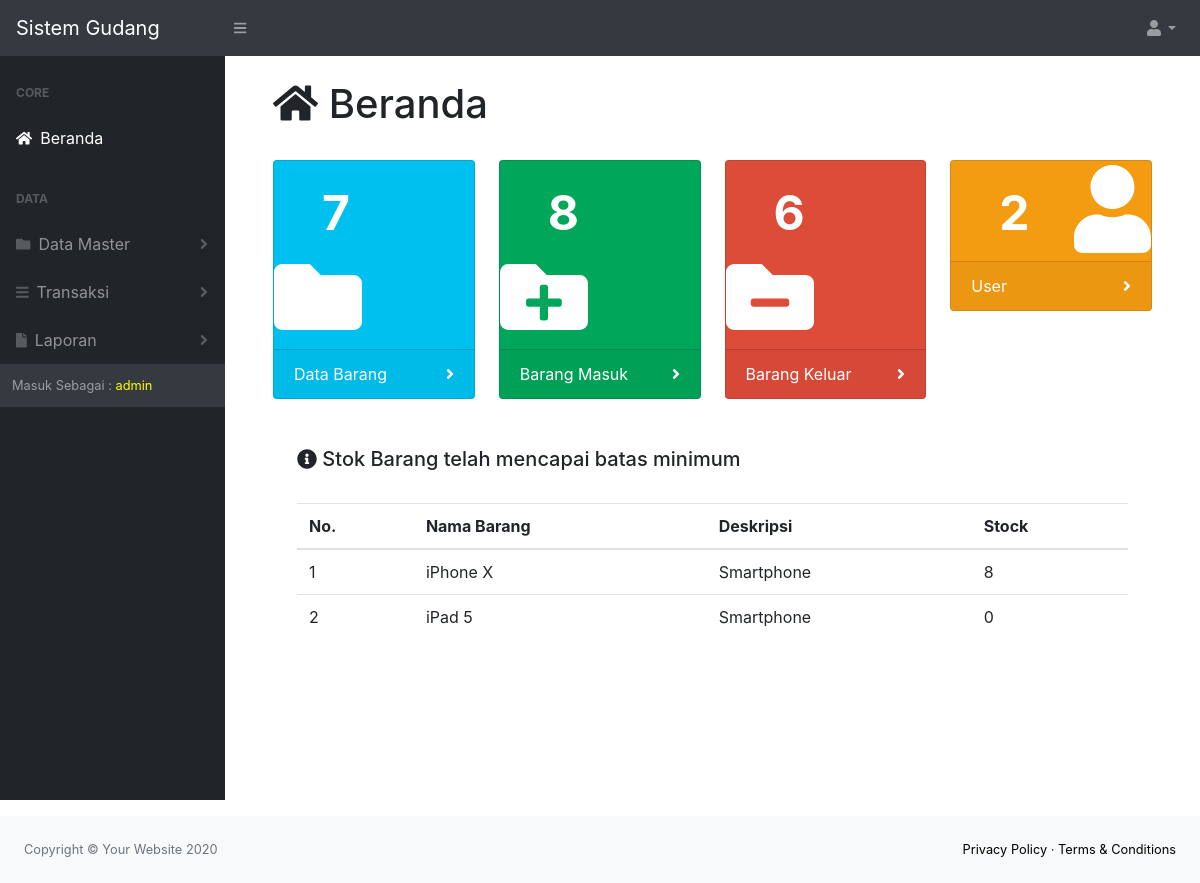
The page /beranda.php (signed in) on the database its author committed.
### tables this page shows
CREATE TABLE `stock` (
  `idbarang` int(11) NOT NULL,
  `namabarang` varchar(25) NOT NULL,
  `deskripsi` varchar(25) NOT NULL,
  `stock` int(11) NOT NULL
);

### function.php (called while the page is built, shortened)
<?php
$conn = mysqli_connect("localhost","root","","stockbarang");
    $ambiljumlahstock = mysqli_query($conn,"select * from stock");
    $jumlahstock = mysqli_num_rows($ambiljumlahstock);
    $ambiljumlahmasuk = mysqli_query($conn,"select * from masuk");
    $jumlahmasuk = mysqli_num_rows($ambiljumlahmasuk);
    $ambiljumlahkeluar = mysqli_query($conn,"select * from keluar");
    $jumlahkeluar = mysqli_num_rows($ambiljumlahkeluar);
    $ambiljumlahuser = mysqli_query($conn,"select * from login");
    $jumlahuser = mysqli_num_rows($ambiljumlahuser);
?>

### beranda.php (the view, shortened to what this page needs)
<?php
require 'function.php';
?>
<!DOCTYPE html>
<html lang="en">
    <head>
        <link rel="stylesheet" href="path/to/font-awesome/css/font-awesome.min.css">
        <link href="css/styles.css" rel="stylesheet" />
        <link href="https://cdn.datatables.net/1.10.20/css/dataTables.bootstrap4.min.css" rel="stylesheet" />
    </head>
    <body class="sb-nav-fixed">
        <nav class="sb-topnav navbar navbar-expand navbar-dark bg-dark">
            <a class="navbar-brand" href="index.html">Sistem Gudang </a>
            <button class="btn btn-link btn-sm order-1 order-lg-0" id="sidebarToggle" href="#"><i class="fas fa-bars"></i></button>
            <ul class="navbar-nav ml-auto ml-md-10">
                <li class="nav-item dropdown">
                    <a class="nav-link dropdown-toggle" id="userDropdown" href="#" role="button" data-toggle="dropdown" aria-haspopup="true" aria-expanded="false"><i class="fas fa-user fa-fw"></i></a>
                </li>
            </ul>
        </nav>
        <div id="layoutSidenav" class="">
            <div id="layoutSidenav_nav">
                <nav class="sb-sidenav accordion sb-sidenav-dark" id="sidenavAccordion">
                    <div class="sb-sidenav-menu">
                        <div class="nav">
                            <div class="sb-sidenav-menu-heading">Core</div>
                            <a class="nav-link" href="beranda.php">
                                <div class="sb-nav-link-icon"><i class="fas fa-home"></i></div>
                                Beranda
                            </a>
                            <div class="sb-sidenav-menu-heading">Data</div>
                            <a class="nav-link collapsed" href="#" data-toggle="collapse" data-target="#collapsemaster" aria-expanded="false" aria-controls="collapsemaster">
                                <div class="sb-nav-link-icon"><i class="fas fa-folder"></i></div>
                                Data Master
                                <div class="sb-sidenav-collapse-arrow"><i class="fas fa-angle-down"></i></div>
                            </a>
                            <a class="nav-link collapsed" href="#" data-toggle="collapse" data-target="#collapseLayouts" aria-expanded="false" aria-controls="collapseLayouts">
                                <div class="sb-nav-link-icon"><i class="fas fa-bars"></i></div>
                                Transaksi
                                <div class="sb-sidenav-collapse-arrow"><i class="fas fa-angle-down"></i></div>
                            </a>
                            <a class="nav-link collapsed" href="#" data-toggle="collapse" data-target="#collapselaporan" aria-expanded="false" aria-controls="collapselaporan">
                                <div class="sb-nav-link-icon"><i class="fas fa-file"></i></div>
                                Laporan
                                <div class="sb-sidenav-collapse-arrow"><i class="fas fa-angle-down"></i></div>
                            </a>
                    <div class="sb-sidenav-footer">
                        <?php
                        $ambildatalogin = mysqli_query($conn, "select * from login");
                        $data = mysqli_fetch_array($ambildatalogin);
                        $level = $data['level'];?>
                        <div class="small">Masuk Sebagai :
                        <font color="yellow"><?=$level;?></font>
                        </div>
                    </div>
                </nav>
            </div>
            <div id="layoutSidenav_content">
                <main>
                    <div class="container-fluid mt-4">
                            <div class="container text-left">
                            <h1 ><i class="fas fa-home"></i> Beranda</h1>
                            </div>
                       <br>
                       <div class="container">
                       <div class="row">
                            <div class="col-xl-3 col-md-4">
                                <div class="card text-white mb-4" style="background-color:#00c0ef;color:#fff">
                                    <div class="row">
                                        <div class="col-4 mt-3 ml-5">
                                        <font size="7"><strong><?=$jumlahstock?></strong></font>
                                        </div>
                                        <div class="col mt-1">
                                             <h1 class="display-2"><i class="fa fa-folder"></i></h1>
                                        </div>
                                    </div>
                                    <div class="card-footer d-flex align-items-center justify-content-between">
                                        <a class="medium text-white stretched-link" href="index.php">Data Barang</a>
                                        <div class="medium text-white"><i class="fas fa-angle-right"></i></div>
                                    </div>
                                </div>
                            </div>
                            <div class="col-xl-3 col-md-4">
                                <div class="card text-white mb-4" style="background-color:#00a65a;color:#fff">
                                    <div class="row">
                                        <div class="col-4 mt-3 ml-5">
                                        <font size="7"><strong><?=$jumlahmasuk;?></strong></font>
                                        </div>
                                        <div class="col mt-1">
                                             <h1 class="display-2"><i class="fas fa-folder-plus"></i></h1>
                                        </div>
                                    </div>
                                    <div class="card-footer d-flex align-items-center justify-content-between">
                                        <a class="medium text-white stretched-link" href="masuk.php">Barang Masuk</a>
                                        <div class="medium text-white"><i class="fas fa-angle-right"></i></div>
                                    </div>
                                </div>
                            </div>
                            <div class="col-xl-3  col-md-4">
                                <div class="card text-white mb-4" style="background-color:#dd4b39;color:#fff">
                                    <div class="row">
                                        <div class="col-4 mt-3 ml-5">
                                        <font size="7"><strong><?=$jumlahkeluar;?></strong></font>
                                        </div>
                                        <div class="col mt-1">
                                             <h1 class="display-2"><i class="fas fa-folder-minus"></i></i></h1>
                                        </div>
                                    </div>
                                    <div class="card-footer d-flex align-items-center justify-content-between">
                                        <a class="medium text-white stretched-link" href="keluar.php">Barang Keluar</a>
                                        <div class="medium text-white"><i class="fas fa-angle-right"></i></div>
                                    </div>
                                </div>
                            </div>
                            <div class="col-xl-3  col-md-4">
                                <div class="card text-white mb-4" style="background-color:#f39c12;color:#fff">
                                    <div class="row">
                                        <div class="col-4 mt-3 ml-5">
                                        <font size="7"><strong><?=$jumlahuser;?></strong></font>
                                        </div>
                                        <div class="col mt-1">
                                             <h1 class="display-2"><i class="fas fa-user"></i></h1>
                                        </div>
                                    </div>
                                    <div class="card-footer d-flex align-items-center justify-content-between">
                                        <a class="medium text-white stretched-link" href="#">User</a>
                                        <div class="medium text-white"><i class="fas fa-angle-right"></i></div>
                                    </div>
                                </div>
                            </div>
                       </div>
                        <br>
                        <div class="container">
                        <div class="row"  >
                            <div class="col-lg-12 col-xs-12">
                                <div class="box box-primary">
                                <div class="box-header with-border">
                                    <h5 class="box-title"><i class="fa fa-info-circle icon-title"></i> Stok Barang telah mencapai batas minimum</h5>
                                </div>
                                <br>
                                <div class="box-body table-hover">
                                    <div class="table-responsive">
                                    <table class="table no-margin">
                                        <thead>
                                        <tr>
                                            <th class="center">No.</th>
                                            <th class="center">Nama Barang</th>
                                            <th>Deskripsi</th>
                                            <th>Stock</th>
                                        </tr>
                                        </thead>
                                        <tbody>
                                        <?php
                                            $ambildatastock = mysqli_query($conn,"select * from stock where stock < 10");
                                            $i=1;
                                            while ($fetch=mysqli_fetch_array($ambildatastock)){
                                            $baranghndkhabis = $fetch['namabarang'];
                                            $deskripsihndkhabis = $fetch['deskripsi'];
                                            $stockhndkhabis = $fetch['stock']
                                        ?>
                                            <tr>
                                                <td><?=$i++;?></td>
                                                <td><?=$baranghndkhabis;?></td>
                                                <td><?=$deskripsihndkhabis;?></td>
                                                <td><?=$stockhndkhabis;?></td>
                                            </tr>
                                        <?php
                                        };
                                        ?>
                                                        </tbody>
                                    </table>
                                    </div>
                                </div>
                                </div>
                            </div>
                            </div>
                        </div>
                        </div>
                </main>
            </div>
        </div>
    </body>
    <br>
    <br>
    <br>
    <footer class="py-4 bg-light mt-auto">
                    <div class="container-fluid">
                        <div class="d-flex align-items-center justify-content-between small">
                            <div class="text-muted">Copyright &copy; Your Website 2020</div>
                            <div>
                                <a href="#">Privacy Policy</a>
                                &middot;
                                <a href="#">Terms &amp; Conditions</a>
                            </div>
                        </div>
                    </div>
                </footer>
</html>

### beranda.php (style rules this page uses)
a { text-decoration:none; color: black; }
body { background-color: white; }

### rows shown on the page
stock: namabarang "iPhone X", deskripsi "Smartphone", stock "8"
stock: namabarang "iPad 5", deskripsi "Smartphone", stock "0"

### other values the page prints
$level "admin"
$jumlahstock "7"
$jumlahmasuk "8"
$jumlahkeluar "6"
$jumlahuser "2"
